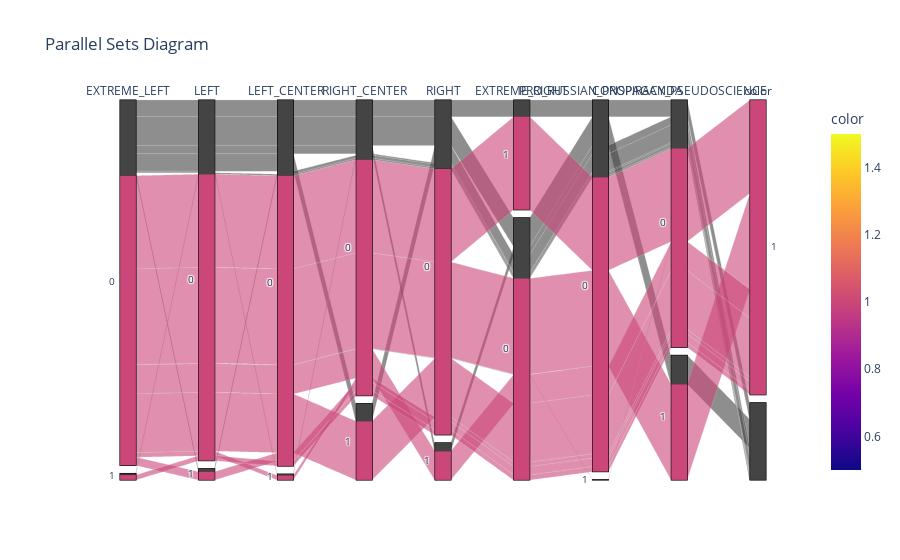

The notebook cell saved with this chart:
### Code cell
label_counts = fn_anno_edit.iloc[:, 3:].sum(axis=1)  # adjust column selection as needed

# Create a parallel categories diagram
fig = px.parallel_categories(fn_anno_edit[fn_anno_edit.columns[3:]], color=label_counts, title="Parallel Sets Diagram")
fig.update_xaxes(tickangle=45)
fig.show()

### Figure 1 — Plotly figure (JSON) as saved in the notebook; plotly's stock layout.template omitted (floating-point values rounded to 4 significant figures; data arrays with more than 128 entries replaced by an {"elided": "..."} marker saying what was removed)
{"data": [{"dimensions": [{"label": "EXTREME_LEFT", "values": {"elided": "1253 int values"}}, {"label": "LEFT", "values": {"elided": "1253 int values"}}, {"label": "LEFT_CENTER", "values": {"elided": "1253 int values"}}, {"label": "RIGHT_CENTER", "values": {"elided": "1253 int values"}}, {"label": "RIGHT", "values": {"elided": "1253 int values"}}, {"label": "EXTREME_RIGHT", "values": {"elided": "1253 int values"}}, {"label": "PRO_RUSSIAN_PROPAGANDA", "values": {"elided": "1253 int values"}}, {"label": "CONSPIRACY_PSEUDOSCIENCE", "values": {"elided": "1253 int values"}}, {"label": "color", "values": {"elided": "1253 int values"}}], "domain": {"x": [0, 1], "y": [0, 1]}, "line": {"color": {"elided": "1253 int values"}, "coloraxis": "coloraxis"}, "name": "", "type": "parcats"}], "layout": {"coloraxis": {"colorbar": {"title": {"text": "color"}}, "colorscale": [[0, "#0d0887"], [0.1111, "#46039f"], [0.2222, "#7201a8"], [0.3333, "#9c179e"], [0.4444, "#bd3786"], [0.5556, "#d8576b"], [0.6667, "#ed7953"], [0.7778, "#fb9f3a"], [0.8889, "#fdca26"], [1, "#f0f921"]]}, "legend": {"tracegroupgap": 0}, "title": {"text": "Parallel Sets Diagram"}, "xaxis": {"tickangle": 45}}}
